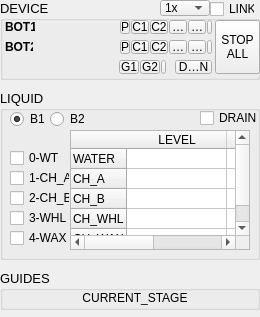
<?xml version="1.0" encoding="UTF-8"?>
<ui version="4.0">
 <class>MainWindow</class>
 <widget class="QMainWindow" name="MainWindow">
  <property name="geometry">
   <rect>
    <x>0</x>
    <y>0</y>
    <width>260</width>
    <height>317</height>
   </rect>
  </property>
  <property name="font">
   <font>
    <pointsize>9</pointsize>
   </font>
  </property>
  <property name="windowTitle">
   <string>NUC</string>
  </property>
  <widget class="QWidget" name="centralwidget">
   <widget class="QGroupBox" name="group_robot">
    <property name="geometry">
     <rect>
      <x>0</x>
      <y>0</y>
      <width>260</width>
      <height>80</height>
     </rect>
    </property>
    <property name="font">
     <font>
      <pointsize>10</pointsize>
     </font>
    </property>
    <property name="title">
     <string>DEVICE</string>
    </property>
    <widget class="QToolButton" name="btn_stop_all">
     <property name="geometry">
      <rect>
       <x>215</x>
       <y>20</y>
       <width>45</width>
       <height>54</height>
      </rect>
     </property>
     <property name="font">
      <font>
       <pointsize>9</pointsize>
      </font>
     </property>
     <property name="text">
      <string>STOP
ALL</string>
     </property>
    </widget>
    <widget class="QLabel" name="led_lb_bot1_2">
     <property name="geometry">
      <rect>
       <x>5</x>
       <y>20</y>
       <width>30</width>
       <height>14</height>
      </rect>
     </property>
     <property name="font">
      <font>
       <pointsize>9</pointsize>
       <weight>75</weight>
       <bold>true</bold>
      </font>
     </property>
     <property name="text">
      <string>BOT1</string>
     </property>
     <property name="alignment">
      <set>Qt::AlignLeading|Qt::AlignLeft|Qt::AlignVCenter</set>
     </property>
    </widget>
    <widget class="QToolButton" name="led_ch1_a">
     <property name="geometry">
      <rect>
       <x>131</x>
       <y>20</y>
       <width>18</width>
       <height>14</height>
      </rect>
     </property>
     <property name="minimumSize">
      <size>
       <width>0</width>
       <height>14</height>
      </size>
     </property>
     <property name="maximumSize">
      <size>
       <width>1000</width>
       <height>14</height>
      </size>
     </property>
     <property name="font">
      <font>
       <pointsize>9</pointsize>
      </font>
     </property>
     <property name="toolTip">
      <string/>
     </property>
     <property name="toolTipDuration">
      <number>-1</number>
     </property>
     <property name="text">
      <string>C1</string>
     </property>
    </widget>
    <widget class="QLabel" name="led_lb_bot2_2">
     <property name="geometry">
      <rect>
       <x>5</x>
       <y>40</y>
       <width>28</width>
       <height>14</height>
      </rect>
     </property>
     <property name="font">
      <font>
       <pointsize>9</pointsize>
       <weight>75</weight>
       <bold>true</bold>
      </font>
     </property>
     <property name="text">
      <string>BOT2</string>
     </property>
     <property name="alignment">
      <set>Qt::AlignLeading|Qt::AlignLeft|Qt::AlignVCenter</set>
     </property>
    </widget>
    <widget class="QToolButton" name="led_water1">
     <property name="geometry">
      <rect>
       <x>120</x>
       <y>20</y>
       <width>10</width>
       <height>14</height>
      </rect>
     </property>
     <property name="minimumSize">
      <size>
       <width>0</width>
       <height>14</height>
      </size>
     </property>
     <property name="maximumSize">
      <size>
       <width>1000</width>
       <height>14</height>
      </size>
     </property>
     <property name="font">
      <font>
       <pointsize>9</pointsize>
      </font>
     </property>
     <property name="toolTip">
      <string/>
     </property>
     <property name="toolTipDuration">
      <number>-1</number>
     </property>
     <property name="text">
      <string>P</string>
     </property>
    </widget>
    <widget class="QToolButton" name="led_drain">
     <property name="geometry">
      <rect>
       <x>175</x>
       <y>60</y>
       <width>37</width>
       <height>14</height>
      </rect>
     </property>
     <property name="minimumSize">
      <size>
       <width>0</width>
       <height>14</height>
      </size>
     </property>
     <property name="maximumSize">
      <size>
       <width>40</width>
       <height>14</height>
      </size>
     </property>
     <property name="font">
      <font>
       <pointsize>9</pointsize>
      </font>
     </property>
     <property name="toolTip">
      <string/>
     </property>
     <property name="toolTipDuration">
      <number>-1</number>
     </property>
     <property name="text">
      <string>DRAIN</string>
     </property>
    </widget>
    <widget class="QCheckBox" name="switch_link">
     <property name="geometry">
      <rect>
       <x>210</x>
       <y>0</y>
       <width>45</width>
       <height>18</height>
      </rect>
     </property>
     <property name="minimumSize">
      <size>
       <width>0</width>
       <height>0</height>
      </size>
     </property>
     <property name="maximumSize">
      <size>
       <width>50</width>
       <height>16777215</height>
      </size>
     </property>
     <property name="font">
      <font>
       <pointsize>9</pointsize>
      </font>
     </property>
     <property name="text">
      <string>LINK</string>
     </property>
     <property name="checkable">
      <bool>true</bool>
     </property>
     <property name="checked">
      <bool>false</bool>
     </property>
    </widget>
    <widget class="QToolButton" name="led_ch1_b">
     <property name="geometry">
      <rect>
       <x>150</x>
       <y>20</y>
       <width>18</width>
       <height>14</height>
      </rect>
     </property>
     <property name="minimumSize">
      <size>
       <width>0</width>
       <height>14</height>
      </size>
     </property>
     <property name="maximumSize">
      <size>
       <width>1000</width>
       <height>14</height>
      </size>
     </property>
     <property name="font">
      <font>
       <pointsize>9</pointsize>
      </font>
     </property>
     <property name="toolTip">
      <string/>
     </property>
     <property name="toolTipDuration">
      <number>-1</number>
     </property>
     <property name="text">
      <string>C2</string>
     </property>
    </widget>
    <widget class="QToolButton" name="led_ch1_wheel">
     <property name="geometry">
      <rect>
       <x>169</x>
       <y>20</y>
       <width>18</width>
       <height>14</height>
      </rect>
     </property>
     <property name="minimumSize">
      <size>
       <width>0</width>
       <height>14</height>
      </size>
     </property>
     <property name="maximumSize">
      <size>
       <width>1000</width>
       <height>14</height>
      </size>
     </property>
     <property name="font">
      <font>
       <pointsize>9</pointsize>
      </font>
     </property>
     <property name="toolTip">
      <string/>
     </property>
     <property name="toolTipDuration">
      <number>-1</number>
     </property>
     <property name="text">
      <string>WE</string>
     </property>
    </widget>
    <widget class="QToolButton" name="led_ch1_wax">
     <property name="geometry">
      <rect>
       <x>188</x>
       <y>20</y>
       <width>18</width>
       <height>14</height>
      </rect>
     </property>
     <property name="minimumSize">
      <size>
       <width>0</width>
       <height>14</height>
      </size>
     </property>
     <property name="maximumSize">
      <size>
       <width>1000</width>
       <height>14</height>
      </size>
     </property>
     <property name="font">
      <font>
       <pointsize>9</pointsize>
      </font>
     </property>
     <property name="toolTip">
      <string/>
     </property>
     <property name="toolTipDuration">
      <number>-1</number>
     </property>
     <property name="text">
      <string>WX</string>
     </property>
    </widget>
    <widget class="QToolButton" name="led_pump1_tcp">
     <property name="geometry">
      <rect>
       <x>207</x>
       <y>20</y>
       <width>5</width>
       <height>14</height>
      </rect>
     </property>
     <property name="minimumSize">
      <size>
       <width>0</width>
       <height>14</height>
      </size>
     </property>
     <property name="maximumSize">
      <size>
       <width>1000</width>
       <height>14</height>
      </size>
     </property>
     <property name="font">
      <font>
       <pointsize>9</pointsize>
      </font>
     </property>
     <property name="toolTip">
      <string/>
     </property>
     <property name="toolTipDuration">
      <number>-1</number>
     </property>
     <property name="text">
      <string/>
     </property>
    </widget>
    <widget class="QToolButton" name="led_ch2_b">
     <property name="geometry">
      <rect>
       <x>150</x>
       <y>40</y>
       <width>18</width>
       <height>14</height>
      </rect>
     </property>
     <property name="minimumSize">
      <size>
       <width>0</width>
       <height>14</height>
      </size>
     </property>
     <property name="maximumSize">
      <size>
       <width>1000</width>
       <height>14</height>
      </size>
     </property>
     <property name="font">
      <font>
       <pointsize>9</pointsize>
      </font>
     </property>
     <property name="toolTip">
      <string/>
     </property>
     <property name="toolTipDuration">
      <number>-1</number>
     </property>
     <property name="text">
      <string>C2</string>
     </property>
    </widget>
    <widget class="QToolButton" name="led_ch2_a">
     <property name="geometry">
      <rect>
       <x>131</x>
       <y>40</y>
       <width>18</width>
       <height>14</height>
      </rect>
     </property>
     <property name="minimumSize">
      <size>
       <width>0</width>
       <height>14</height>
      </size>
     </property>
     <property name="maximumSize">
      <size>
       <width>1000</width>
       <height>14</height>
      </size>
     </property>
     <property name="font">
      <font>
       <pointsize>9</pointsize>
      </font>
     </property>
     <property name="toolTip">
      <string/>
     </property>
     <property name="toolTipDuration">
      <number>-1</number>
     </property>
     <property name="text">
      <string>C1</string>
     </property>
    </widget>
    <widget class="QToolButton" name="led_ch2_wheel">
     <property name="geometry">
      <rect>
       <x>169</x>
       <y>40</y>
       <width>18</width>
       <height>14</height>
      </rect>
     </property>
     <property name="minimumSize">
      <size>
       <width>0</width>
       <height>14</height>
      </size>
     </property>
     <property name="maximumSize">
      <size>
       <width>1000</width>
       <height>14</height>
      </size>
     </property>
     <property name="font">
      <font>
       <pointsize>9</pointsize>
      </font>
     </property>
     <property name="toolTip">
      <string/>
     </property>
     <property name="toolTipDuration">
      <number>-1</number>
     </property>
     <property name="text">
      <string>WE</string>
     </property>
    </widget>
    <widget class="QToolButton" name="led_ch2_wax">
     <property name="geometry">
      <rect>
       <x>188</x>
       <y>40</y>
       <width>18</width>
       <height>14</height>
      </rect>
     </property>
     <property name="minimumSize">
      <size>
       <width>0</width>
       <height>14</height>
      </size>
     </property>
     <property name="maximumSize">
      <size>
       <width>1000</width>
       <height>14</height>
      </size>
     </property>
     <property name="font">
      <font>
       <pointsize>9</pointsize>
      </font>
     </property>
     <property name="toolTip">
      <string/>
     </property>
     <property name="toolTipDuration">
      <number>-1</number>
     </property>
     <property name="text">
      <string>WX</string>
     </property>
    </widget>
    <widget class="QToolButton" name="led_pump2_tcp">
     <property name="geometry">
      <rect>
       <x>207</x>
       <y>40</y>
       <width>5</width>
       <height>14</height>
      </rect>
     </property>
     <property name="minimumSize">
      <size>
       <width>0</width>
       <height>14</height>
      </size>
     </property>
     <property name="maximumSize">
      <size>
       <width>1000</width>
       <height>32</height>
      </size>
     </property>
     <property name="font">
      <font>
       <pointsize>9</pointsize>
      </font>
     </property>
     <property name="toolTip">
      <string/>
     </property>
     <property name="toolTipDuration">
      <number>-1</number>
     </property>
     <property name="text">
      <string/>
     </property>
    </widget>
    <widget class="QToolButton" name="led_water2">
     <property name="geometry">
      <rect>
       <x>120</x>
       <y>40</y>
       <width>10</width>
       <height>14</height>
      </rect>
     </property>
     <property name="minimumSize">
      <size>
       <width>0</width>
       <height>14</height>
      </size>
     </property>
     <property name="maximumSize">
      <size>
       <width>1000</width>
       <height>14</height>
      </size>
     </property>
     <property name="font">
      <font>
       <pointsize>9</pointsize>
      </font>
     </property>
     <property name="toolTip">
      <string/>
     </property>
     <property name="toolTipDuration">
      <number>-1</number>
     </property>
     <property name="text">
      <string>P</string>
     </property>
    </widget>
    <widget class="QComboBox" name="engine_turbo">
     <property name="geometry">
      <rect>
       <x>160</x>
       <y>0</y>
       <width>50</width>
       <height>16</height>
      </rect>
     </property>
     <property name="maximumSize">
      <size>
       <width>50</width>
       <height>16777215</height>
      </size>
     </property>
     <property name="font">
      <font>
       <pointsize>9</pointsize>
       <stylestrategy>PreferDefault</stylestrategy>
      </font>
     </property>
     <property name="layoutDirection">
      <enum>Qt::LeftToRight</enum>
     </property>
     <property name="duplicatesEnabled">
      <bool>false</bool>
     </property>
     <property name="frame">
      <bool>true</bool>
     </property>
     <item>
      <property name="text">
       <string>1x</string>
      </property>
     </item>
     <item>
      <property name="text">
       <string>3x</string>
      </property>
     </item>
     <item>
      <property name="text">
       <string>5x</string>
      </property>
     </item>
     <item>
      <property name="text">
       <string>9x</string>
      </property>
     </item>
    </widget>
    <widget class="QToolButton" name="led_guides_1">
     <property name="geometry">
      <rect>
       <x>119</x>
       <y>60</y>
       <width>20</width>
       <height>14</height>
      </rect>
     </property>
     <property name="minimumSize">
      <size>
       <width>0</width>
       <height>14</height>
      </size>
     </property>
     <property name="maximumSize">
      <size>
       <width>40</width>
       <height>14</height>
      </size>
     </property>
     <property name="font">
      <font>
       <pointsize>9</pointsize>
      </font>
     </property>
     <property name="toolTip">
      <string/>
     </property>
     <property name="toolTipDuration">
      <number>-1</number>
     </property>
     <property name="text">
      <string>G1</string>
     </property>
    </widget>
    <widget class="QToolButton" name="led_guides_tcp">
     <property name="geometry">
      <rect>
       <x>161</x>
       <y>60</y>
       <width>5</width>
       <height>14</height>
      </rect>
     </property>
     <property name="minimumSize">
      <size>
       <width>0</width>
       <height>14</height>
      </size>
     </property>
     <property name="maximumSize">
      <size>
       <width>1000</width>
       <height>32</height>
      </size>
     </property>
     <property name="font">
      <font>
       <pointsize>9</pointsize>
      </font>
     </property>
     <property name="toolTip">
      <string/>
     </property>
     <property name="toolTipDuration">
      <number>-1</number>
     </property>
     <property name="text">
      <string/>
     </property>
    </widget>
    <widget class="QToolButton" name="led_guides_2">
     <property name="geometry">
      <rect>
       <x>140</x>
       <y>60</y>
       <width>20</width>
       <height>14</height>
      </rect>
     </property>
     <property name="minimumSize">
      <size>
       <width>0</width>
       <height>14</height>
      </size>
     </property>
     <property name="maximumSize">
      <size>
       <width>40</width>
       <height>14</height>
      </size>
     </property>
     <property name="font">
      <font>
       <pointsize>9</pointsize>
      </font>
     </property>
     <property name="toolTip">
      <string/>
     </property>
     <property name="toolTipDuration">
      <number>-1</number>
     </property>
     <property name="text">
      <string>G2</string>
     </property>
    </widget>
   </widget>
   <widget class="QGroupBox" name="group_robot_2">
    <property name="geometry">
     <rect>
      <x>0</x>
      <y>90</y>
      <width>260</width>
      <height>170</height>
     </rect>
    </property>
    <property name="font">
     <font>
      <pointsize>10</pointsize>
     </font>
    </property>
    <property name="title">
     <string>LIQUID</string>
    </property>
    <widget class="QRadioButton" name="drv_bot2">
     <property name="geometry">
      <rect>
       <x>50</x>
       <y>20</y>
       <width>34</width>
       <height>18</height>
      </rect>
     </property>
     <property name="minimumSize">
      <size>
       <width>34</width>
       <height>0</height>
      </size>
     </property>
     <property name="maximumSize">
      <size>
       <width>34</width>
       <height>16777215</height>
      </size>
     </property>
     <property name="font">
      <font>
       <pointsize>9</pointsize>
      </font>
     </property>
     <property name="text">
      <string>B2</string>
     </property>
    </widget>
    <widget class="QRadioButton" name="drv_bot1">
     <property name="geometry">
      <rect>
       <x>10</x>
       <y>20</y>
       <width>34</width>
       <height>18</height>
      </rect>
     </property>
     <property name="minimumSize">
      <size>
       <width>34</width>
       <height>0</height>
      </size>
     </property>
     <property name="maximumSize">
      <size>
       <width>34</width>
       <height>16777215</height>
      </size>
     </property>
     <property name="font">
      <font>
       <pointsize>9</pointsize>
      </font>
     </property>
     <property name="text">
      <string>B1</string>
     </property>
     <property name="checked">
      <bool>true</bool>
     </property>
    </widget>
    <widget class="QCheckBox" name="btn_water">
     <property name="geometry">
      <rect>
       <x>10</x>
       <y>60</y>
       <width>60</width>
       <height>16</height>
      </rect>
     </property>
     <property name="minimumSize">
      <size>
       <width>40</width>
       <height>16</height>
      </size>
     </property>
     <property name="maximumSize">
      <size>
       <width>70</width>
       <height>16</height>
      </size>
     </property>
     <property name="font">
      <font>
       <pointsize>9</pointsize>
      </font>
     </property>
     <property name="text">
      <string>0-WT</string>
     </property>
     <property name="checked">
      <bool>false</bool>
     </property>
    </widget>
    <widget class="QCheckBox" name="btn_ch_a">
     <property name="geometry">
      <rect>
       <x>10</x>
       <y>80</y>
       <width>60</width>
       <height>16</height>
      </rect>
     </property>
     <property name="minimumSize">
      <size>
       <width>40</width>
       <height>16</height>
      </size>
     </property>
     <property name="maximumSize">
      <size>
       <width>70</width>
       <height>16</height>
      </size>
     </property>
     <property name="font">
      <font>
       <pointsize>9</pointsize>
      </font>
     </property>
     <property name="text">
      <string>1-CH_A</string>
     </property>
     <property name="checked">
      <bool>false</bool>
     </property>
    </widget>
    <widget class="QCheckBox" name="btn_ch_b">
     <property name="geometry">
      <rect>
       <x>10</x>
       <y>100</y>
       <width>60</width>
       <height>16</height>
      </rect>
     </property>
     <property name="minimumSize">
      <size>
       <width>40</width>
       <height>16</height>
      </size>
     </property>
     <property name="maximumSize">
      <size>
       <width>70</width>
       <height>16</height>
      </size>
     </property>
     <property name="font">
      <font>
       <pointsize>9</pointsize>
      </font>
     </property>
     <property name="text">
      <string>2-CH_B</string>
     </property>
     <property name="checked">
      <bool>false</bool>
     </property>
    </widget>
    <widget class="QCheckBox" name="btn_ch_whl">
     <property name="geometry">
      <rect>
       <x>10</x>
       <y>120</y>
       <width>60</width>
       <height>16</height>
      </rect>
     </property>
     <property name="minimumSize">
      <size>
       <width>40</width>
       <height>16</height>
      </size>
     </property>
     <property name="maximumSize">
      <size>
       <width>70</width>
       <height>16</height>
      </size>
     </property>
     <property name="font">
      <font>
       <pointsize>9</pointsize>
      </font>
     </property>
     <property name="text">
      <string>3-WHL</string>
     </property>
     <property name="checked">
      <bool>false</bool>
     </property>
    </widget>
    <widget class="QCheckBox" name="btn_ch_wax">
     <property name="geometry">
      <rect>
       <x>10</x>
       <y>140</y>
       <width>60</width>
       <height>16</height>
      </rect>
     </property>
     <property name="minimumSize">
      <size>
       <width>40</width>
       <height>16</height>
      </size>
     </property>
     <property name="maximumSize">
      <size>
       <width>70</width>
       <height>16</height>
      </size>
     </property>
     <property name="font">
      <font>
       <pointsize>9</pointsize>
      </font>
     </property>
     <property name="text">
      <string>4-WAX</string>
     </property>
     <property name="checked">
      <bool>false</bool>
     </property>
    </widget>
    <widget class="QCheckBox" name="btn_drain">
     <property name="geometry">
      <rect>
       <x>200</x>
       <y>20</y>
       <width>60</width>
       <height>16</height>
      </rect>
     </property>
     <property name="minimumSize">
      <size>
       <width>40</width>
       <height>16</height>
      </size>
     </property>
     <property name="maximumSize">
      <size>
       <width>70</width>
       <height>16</height>
      </size>
     </property>
     <property name="font">
      <font>
       <pointsize>9</pointsize>
      </font>
     </property>
     <property name="mouseTracking">
      <bool>true</bool>
     </property>
     <property name="text">
      <string>DRAIN</string>
     </property>
     <property name="checked">
      <bool>false</bool>
     </property>
    </widget>
    <widget class="QTableWidget" name="table_liquids">
     <property name="geometry">
      <rect>
       <x>70</x>
       <y>40</y>
       <width>180</width>
       <height>120</height>
      </rect>
     </property>
     <attribute name="verticalHeaderDefaultSectionSize">
      <number>20</number>
     </attribute>
     <row>
      <property name="text">
       <string>WATER</string>
      </property>
      <property name="font">
       <font>
        <pointsize>9</pointsize>
       </font>
      </property>
     </row>
     <row>
      <property name="text">
       <string>CH_A</string>
      </property>
      <property name="font">
       <font>
        <pointsize>9</pointsize>
       </font>
      </property>
     </row>
     <row>
      <property name="text">
       <string>CH_B</string>
      </property>
      <property name="font">
       <font>
        <pointsize>9</pointsize>
       </font>
      </property>
     </row>
     <row>
      <property name="text">
       <string>CH_WHL</string>
      </property>
      <property name="font">
       <font>
        <pointsize>9</pointsize>
       </font>
      </property>
     </row>
     <row>
      <property name="text">
       <string>CH_WAX</string>
      </property>
      <property name="font">
       <font>
        <pointsize>9</pointsize>
       </font>
      </property>
     </row>
     <column>
      <property name="text">
       <string>LEVEL</string>
      </property>
      <property name="font">
       <font>
        <pointsize>9</pointsize>
       </font>
      </property>
     </column>
     <column>
      <property name="text">
       <string>extra_ts</string>
      </property>
      <property name="font">
       <font>
        <pointsize>9</pointsize>
       </font>
      </property>
     </column>
    </widget>
   </widget>
   <widget class="QGroupBox" name="group_robot_3">
    <property name="geometry">
     <rect>
      <x>0</x>
      <y>270</y>
      <width>260</width>
      <height>40</height>
     </rect>
    </property>
    <property name="font">
     <font>
      <pointsize>10</pointsize>
     </font>
    </property>
    <property name="title">
     <string>GUIDES</string>
    </property>
    <widget class="QLabel" name="guides_show">
     <property name="geometry">
      <rect>
       <x>60</x>
       <y>20</y>
       <width>150</width>
       <height>16</height>
      </rect>
     </property>
     <property name="font">
      <font>
       <pointsize>9</pointsize>
      </font>
     </property>
     <property name="text">
      <string>CURRENT_STAGE</string>
     </property>
     <property name="alignment">
      <set>Qt::AlignCenter</set>
     </property>
    </widget>
   </widget>
  </widget>
 </widget>
 <resources/>
 <connections/>
</ui>
